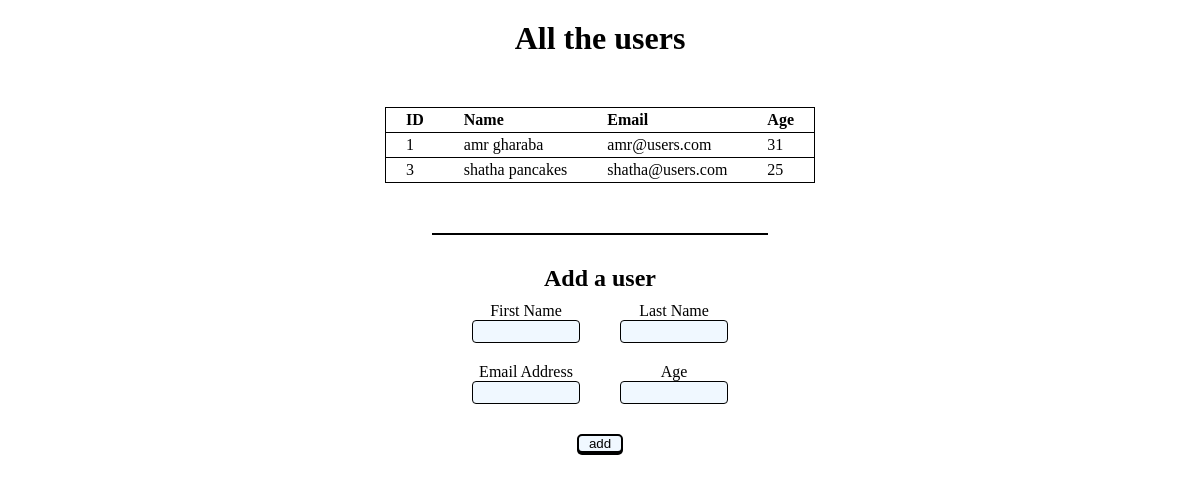
Before: / with the older database file.
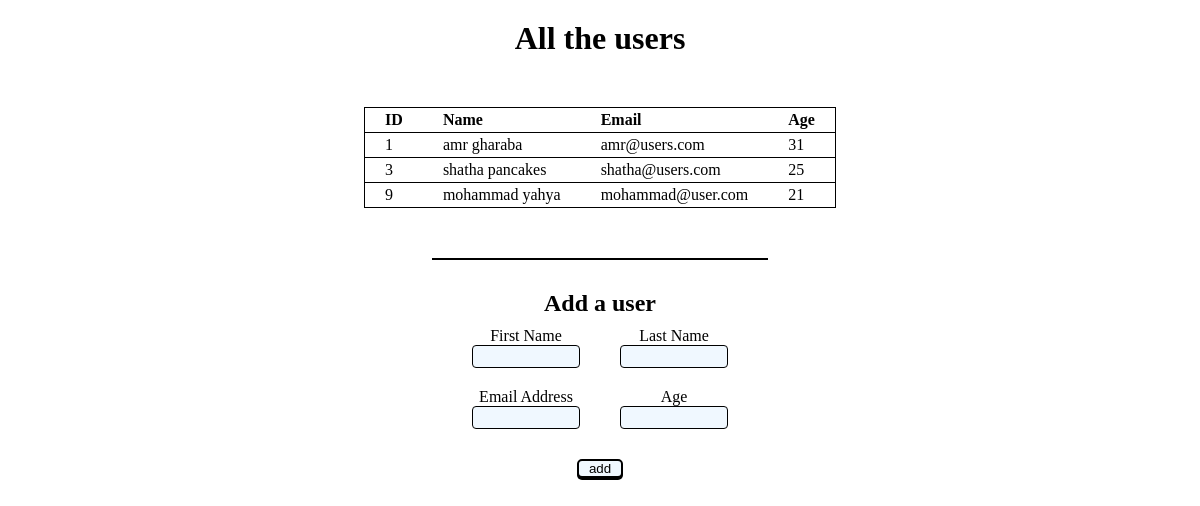
After: the same page with the newer database file.
### users_app/models.py (models this page shows)
class users(models.Model):
    first_name = models.CharField(max_length=45)
    last_name = models.CharField(max_length=45)
    email_address = models.CharField(max_length=45)
    age = models.IntegerField()
    created_at = models.DateTimeField(auto_now_add=True)
    updated_at = models.DateTimeField(auto_now=True)

### users_app/views.py (the view)
# urls.py: path('', views.index),
def index(request):
    content  ={'users':users.objects.all()}
    return render(request, 'index.html', content)

### users_app/templates/index.html (shortened to what this page needs)
<!DOCTYPE html>
<html lang="en">
<head>
    {% load static %}
    <link rel="stylesheet" href="{% static 'CSS/style.css' %}">
</head>
<body>
    <div class="container">
        <h1>All the users</h1>
        <table>
            <tr>
                <th>ID</th>
                <th>Name</th>
                <th>Email</th>
                <th>Age</th>
            </tr>
            {% for user in users %}
            <tr>
                <td>{{user.id}}</td>
                <td>{{user.first_name}} {{user.last_name}}</td>
                <td>{{user.email_address}}</td>
                <td>{{user.age}}</td>
            </tr>
            {% endfor %}
        </table>
        <div class="bottom">
            <h2>Add a user</h2>
            <form action="/add_user" method="post">
                <ul>
                    <li>
                        <label for="first_name">First Name</label>
                        <input type="text" name="first_name" id="text">
                    </li>
                    <li>
                        <label for="last_name">Last Name</label>
                        <input type="text" name="last_name" id="text">
                    </li>
                </ul>
                <ul>
                    <li>
                        <label for="email">Email Address</label>
                        <input type="text" name="email" id="text">
                    </li>
                    <li>
                        <label for="age">Age</label>
                        <input type="number" name="age" id="text">
                    </li>
                </ul>
                    <input type="submit" name="add" id="button" value="add">
            </form>
        </div>
    </div>
</body>
</html>

### users_app/static/CSS/style.css (style rules this page uses)
* { padding: 0; margin: 0; border: 0; outline: 0; }
.container { margin: 0 auto; display: flex; flex-direction: column; align-items: center; padding-top: 20px; gap: 50px; }
table { border: 1px solid black; border-collapse: collapse; }
tr { border: 1px solid black; }
td, th { padding: 3px 20px; text-align: left; }
.bottom { border-top: 2px solid black; padding-top: 30px; display: flex; flex-direction: column; align-items: center; }
form { display: flex; flex-direction: column; align-items: center; }
#text { border: 1px solid black; }
#button { margin-top: 20px; background-color: aliceblue; color: black; border-radius: 5px; padding: 0px 10px; border: 2px solid black; box-shadow: 0px 2px black; }
ul { display: flex; align-items: center; justify-content: space-between; list-style: none; margin: 0px 20px; }
li { display: flex; flex-direction: column; align-items: center; margin: 10px 20px; }
#text { width: 100px; border-radius: 4px; background-color: aliceblue; padding: 3px; }

Changed rows visible on the page:
added users: id "9", first_name "mohammad", last_name "yahya", email_address "mohammad@user.com", age "21"
